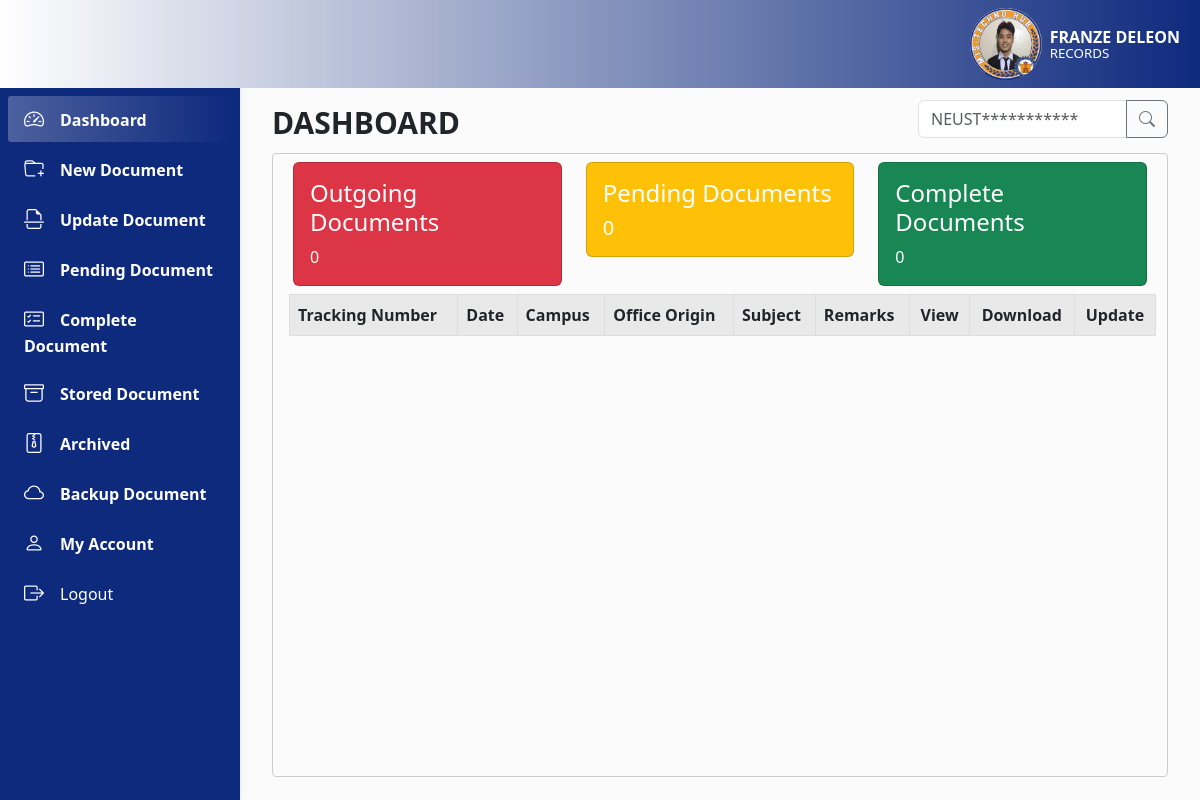
The page /records/dashboard.php (signed in) on the database its author committed.
### tables this page shows
CREATE TABLE `tbl_users` (
  `ID` int DEFAULT NULL,
  `UserName` text,
  `Password` text,
  `Email` text,
  `Position` text,
  `Office` text,
  `Privilege` text,
  `Image` text,
  `Owner` text,
  `Suffix` text,
  `Letter` text,
  `Request` text,
  `Campus` text
);

### records/dashboard.php (the view, shortened to what this page needs)
<?php
include '../database.php';
?>
<!DOCTYPE html>
<html lang="en">
<head>
</head>
<body>
<link href="https://cdn.jsdelivr.net/npm/bootstrap@5.3.2/dist/css/bootstrap.min.css" rel="stylesheet">
<link rel="stylesheet" href="https://cdn.jsdelivr.net/npm/bootstrap-icons@1.11.3/font/bootstrap-icons.min.css">
<link href="https://cdnjs.cloudflare.com/ajax/libs/font-awesome/5.15.4/css/all.min.css" rel="stylesheet">
<header>
    <?php
$sql = "SELECT * FROM doctrack.tbl_users WHERE Office = 'RECORDS'";
$result = $conn->query($sql);
while ($row = $result->fetch_assoc()) {
    $imagePath = $row['Image'];
    $position = $row['Position'];
    $owner = $row['Owner'];
    echo '
    <nav id="sidebarMenu" class="collapse d-lg-block sidebar collapse bg-primary text-white">
      <div class="position-sticky">
        <div class="list-group list-group-flush mx-2 mt-3">
          <a href="" id="active" class="list-group-item list-group-item-action py-2 ripple bg-primary text-white fw-semibold" aria-current="true">
            <i class="bi bi-speedometer2 me-3"></i><span>Dashboard</span></a>
          <a href="send" class="list-group-item list-group-item-action py-2 ripple bg-primary text-white fw-semibold">
            <i class="bi bi-folder-plus me-3 text-white"></i><span>New Document</span></a>
          <a href="updaterec" class="list-group-item list-group-item-action py-2 ripple bg-primary text-white fw-semibold"
            ><i class="bi bi-file-earmark-break me-3 text-white"></i><span>Update Document</span></a>
          <a href="pendisrec" class="list-group-item list-group-item-action py-2 ripple bg-primary text-white fw-semibold" aria-current="true">
            <i class="bi bi-card-list me-3"></i><span>Pending Document</span></a>
          <a href="comrec" class="list-group-item list-group-item-action py-2 ripple bg-primary text-white fw-semibold">
            <i class="bi bi-card-checklist me-3 text-white"></i><span>Complete Document</span></a>
          <a href="arcrec" class="list-group-item list-group-item-action py-2 ripple bg-primary text-white fw-semibold"
            ><i class="bi bi-archive me-3 text-white"></i><span>Stored Document</span></a>
          <a href="recarchive" class="list-group-item list-group-item-action py-2 ripple bg-primary text-white fw-semibold" aria-current="true">
            <i class="bi bi-file-zip me-3"></i><span>Archived</span></a>
          <a href="backrec" class="list-group-item list-group-item-action py-2 ripple bg-primary text-white fw-semibold">
            <i class="bi bi-cloud me-3 text-white"></i><span>Backup Document</span></a>
          <a href="recpass" class="list-group-item list-group-item-action py-2 ripple bg-primary text-white fw-semibold"
            ><i class="bi bi-person me-3 text-white"></i><span>My Account</span></a>
            <a href="../logout" class="list-group-item list-group-item-action py-2 ripple bg-primary text-white"
            ><i class="bi bi-box-arrow-right me-3 text-white"></i><span>Logout</span></a>
        </div>
    </div>
    </nav>
    <nav id="main-navbar" class="navbar navbar-expand-lg navbar-light bg-warning fixed-top">
        <div class="container-fluid">
        <ul class="navbar-nav ms-auto d-flex flex-row align-items-center">
            <div class="d-flex align-items-center">
        src="' . $imagePath .'"
            <img src="../file/logos.png" class=" rounded-circle"
            style="height: 9vh; position: absolute;"/>
                <div class="d-flex flex-column mx-2">
                    <p class="text-white fw-semibold mb-0">
                        '.$owner.'
                    </p>
                    <span class="text-white" style="font-size: smaller; margin-top: -5px;">'.$position.'</span>
                </div>
            </div>
        </ul>
        </div>
    </nav>
</header>
<main>
    <div class="mx-4 px-2 pb-2">
        <div class="title">
            <div class="title-sub fw-bold">DASHBOARD</div>
            <div class="search-bar input-group" style="width: 250px;">';
            echo "<FORM action='search' method='post' onsubmit='return validateSearch();'>";
            echo '<div class="search-bar input-group" style="width: 250px;">
                <input type="text" class="form-control" name = "searchref" class = "searchinput" placeholder="NEUST***********"">
                <button class="btn btn-outline-secondary" type="submit" name="submit" id = "searchbuttonref">
                    <i class="bi bi-search"></i>
                </button>
            </div>';
            echo "</FORM>";
            echo '</div>
        </div>
        <div class="table-container mt-2">
        <div class="row mx-2 my-2">
            <div class="col">
                <div class="card text-start bg-danger text-white">
                    <div class="card-body">
                        <h4 class="card-title">Outgoing Documents</h4>';
                        $queryload = "SELECT COUNT(*) as count FROM tbl_inout WHERE Channel = 'RECORDS' AND DocStatus = 'RECEiVED' AND DocInOut = 'IN'";
		                $result = mysqli_query($conn, $queryload);
                        if ($result) {
                            $row = mysqli_fetch_assoc($result);
                            $count = $row['count'];
                        }
                        echo ''.$count.'</h5>
                    </div>
                </div>
            </div>
            <div class="col">
                <div class="card text-start bg-warning text-white">
                    <div class="card-body">
                        <h4 class="card-title">Pending Documents</h4>
                        <h5 class="card-text">';
                        $queryload = "SELECT COUNT(*) as count FROM tbl_inout WHERE Channel = 'RECORDS' AND DocStatus = 'PENDING' AND DocInOut = 'IN'";
                        $result = mysqli_query($conn, $queryload);
                        if ($result) {
                            $row = mysqli_fetch_assoc($result);
                            $count = $row['count'];
                        }
                        echo ''.$count.'</h5>
                    </div>
                </div>
            </div>
            <div class="col">
                <div class="card text-start bg-success text-white">
                    <div class="card-body">
                        <h4 class="card-title">Complete Documents</h4>';
                        $queryload = "SELECT COUNT(*) as count FROM tbl_inout WHERE Channel = 'RECORDS' AND DocStatus = 'COMPLETED' AND DocInOut = 'IN'";
                        $result = mysqli_query($conn, $queryload);
                        if ($result) {
                            $row = mysqli_fetch_assoc($result);
                            $count = $row['count'];
                        }
                        echo ''.$count.'</h5>
                    </div>
                </div>
            </div>
        </div>
        <table class="ms-3">
        ';
        $query = "SELECT * FROM tbl_inout WHERE Channel = 'RECORDS' AND DocStatus = 'RECEIVED' ORDER BY CDate DESC";
        $result = $conn->query($query);
        echo '
            <thead>
            <tr>
            <TR>
            <TH>Tracking Number</TH>
            <TH>Date</TH>
            <TH>Campus</TH>
            <TH>Office Origin</TH>
            <TH>Subject</TH>
            <TH>Remarks</TH>
            <TH class="text-center">View</TH>
            <TH class="text-center">Download</TH>
            <TH class="text-center">Update</TH>
            </tr>
            </thead>';
}
        ?>
</main>
</body>
</html>

### records/dashboard.php (style rules this page uses)
body { background-color: #fbfbfb; }
@media (min-width: 991.98px) { main { padding-left: 240px; } }
.navbar { background: linear-gradient(to left, #0E2A7D, white) !important; }
.sidebar { position: fixed; top: 0; bottom: 0; left: 0; padding: 10vh 0 0; box-shadow: 0 2px 5px 0 rgb(0 0 0 / 5%), 0 2px 10px 0 rgb(0 0 0 / 5%); width: 240px; z-index: 600; }
#sidebarMenu { background-color:#0E2A7D !important; }
#sidebarMenu a { background-color:#0E2A7D !important; margin-bottom: .5vh; border-bottom: none; }
.mx-4 { margin-top:12.5vh; }
#active { background: linear-gradient(to right, rgba(255, 255, 255, 0.253), rgba(255, 255, 255, 0)); border-radius: 3px 3px 3px 3px; }
#sidebarMenu i { font-size: 20px; }
.table-container { height: 78vh; overflow-y: auto; border: 1px solid #ccc; border-radius: 4px; }
table { width: 97%; border-collapse: collapse; }
table, th, td { border: 1px solid #ddd; }
th, td { padding: 8px; text-align: left; }
th { background-color: #e9e9e9; position: sticky; top: 0; }
* { overflow: hidden; }
button { border: none; background: none; padding: 0; font-size: 1.7em; }
.title { display: flex; justify-content: space-between; }
.title-sub { font-size: 30px; }

### rows shown on the page
tbl_users: Owner "FRANZE DELEON", Position "RECORDS", count "0"
